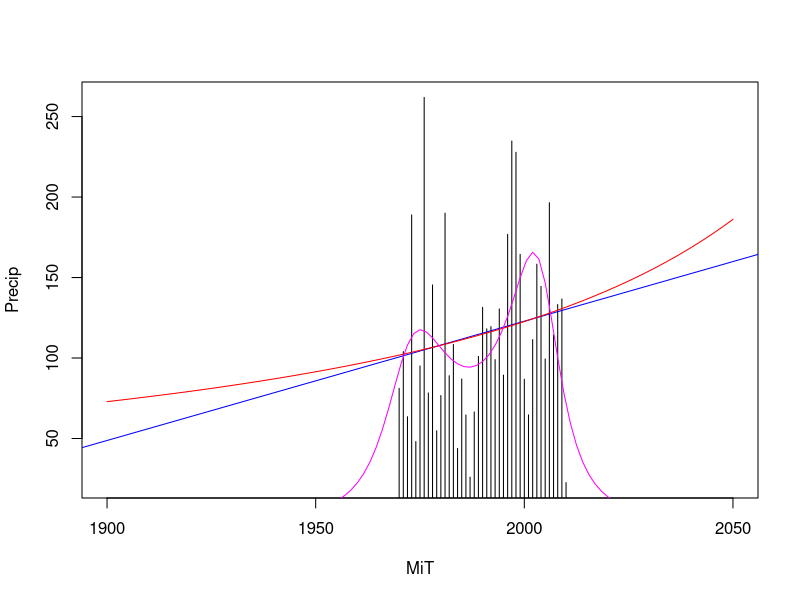

Source code (R):
# Experimento glm
pp <- read.table("PrecipOctGro.txt")
pp
head(pp)
pp <- data.frame(MiT=as.integer(rownames(pp)), Precip=pp$Precip)
ff <- Precip ~ MiT
plot(pp, type="h", xlim=c(1900, 2050))
m1 <- lm(ff, data=pp)
abline(m1,col="blue")
f1 <- function(x) predict(m1, newdata=data.frame(MiT=x), type="response")
f1(1980)

m2 <- glm(ff, data=pp, family=Gamma)
# m2 <- glm(ff, data=pp, family=Gamma(link="log"))
f2 <- function(x) predict(m2, newdata=data.frame(MiT=x), type="response")
f2(1980)
curve(f2, add=T, col="red")

ff3 <- Precip ~ MiT + I(MiT^2) + I(MiT^3) + I(MiT^4)
m3 <- glm(ff3, data=pp, family=Gamma)
f3 <- function(x) predict(m3, newdata=data.frame(MiT=x), type="response")
curve(f3, add=T, col="magenta")
